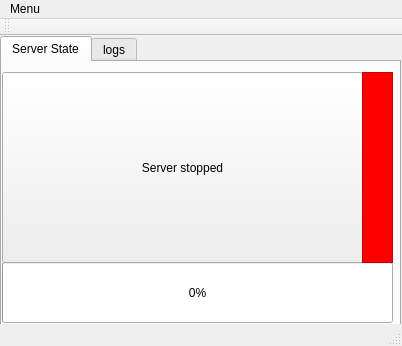
<?xml version="1.0" encoding="UTF-8"?>
<ui version="4.0">
 <class>MainWindow</class>
 <widget class="QMainWindow" name="MainWindow">
  <property name="geometry">
   <rect>
    <x>0</x>
    <y>0</y>
    <width>402</width>
    <height>346</height>
   </rect>
  </property>
  <property name="minimumSize">
   <size>
    <width>402</width>
    <height>346</height>
   </size>
  </property>
  <property name="maximumSize">
   <size>
    <width>402</width>
    <height>346</height>
   </size>
  </property>
  <property name="windowTitle">
   <string>UTJS Server</string>
  </property>
  <property name="iconSize">
   <size>
    <width>32</width>
    <height>32</height>
   </size>
  </property>
  <widget class="QWidget" name="centralWidget">
   <widget class="QTabWidget" name="tabWidget">
    <property name="geometry">
     <rect>
      <x>0</x>
      <y>0</y>
      <width>401</width>
      <height>291</height>
     </rect>
    </property>
    <property name="currentIndex">
     <number>0</number>
    </property>
    <widget class="QWidget" name="tab">
     <attribute name="title">
      <string>Server State</string>
     </attribute>
     <widget class="QProgressBar" name="progressBar">
      <property name="geometry">
       <rect>
        <x>0</x>
        <y>200</y>
        <width>391</width>
        <height>61</height>
       </rect>
      </property>
      <property name="value">
       <number>0</number>
      </property>
     </widget>
     <widget class="QPushButton" name="pushButton">
      <property name="geometry">
       <rect>
        <x>0</x>
        <y>10</y>
        <width>361</width>
        <height>191</height>
       </rect>
      </property>
      <property name="styleSheet">
       <string notr="true">alternate-background-color: rgb(255, 0, 0);</string>
      </property>
      <property name="text">
       <string>Server stopped</string>
      </property>
     </widget>
     <widget class="QFrame" name="frame">
      <property name="geometry">
       <rect>
        <x>360</x>
        <y>10</y>
        <width>31</width>
        <height>191</height>
       </rect>
      </property>
      <property name="cursor">
       <cursorShape>ForbiddenCursor</cursorShape>
      </property>
      <property name="styleSheet">
       <string notr="true">background-color: red</string>
      </property>
      <property name="frameShape">
       <enum>QFrame::StyledPanel</enum>
      </property>
      <property name="frameShadow">
       <enum>QFrame::Raised</enum>
      </property>
     </widget>
    </widget>
    <widget class="QWidget" name="tab_2">
     <attribute name="title">
      <string>logs</string>
     </attribute>
     <widget class="QTextBrowser" name="textBrowser">
      <property name="geometry">
       <rect>
        <x>60</x>
        <y>0</y>
        <width>331</width>
        <height>261</height>
       </rect>
      </property>
     </widget>
     <widget class="QPushButton" name="pushButton_2">
      <property name="geometry">
       <rect>
        <x>0</x>
        <y>0</y>
        <width>61</width>
        <height>261</height>
       </rect>
      </property>
      <property name="text">
       <string>Read</string>
      </property>
     </widget>
    </widget>
   </widget>
  </widget>
  <widget class="QMenuBar" name="menuBar">
   <property name="geometry">
    <rect>
     <x>0</x>
     <y>0</y>
     <width>402</width>
     <height>23</height>
    </rect>
   </property>
   <widget class="QMenu" name="menuFiles">
    <property name="title">
     <string>Menu</string>
    </property>
    <addaction name="actionImport_trains"/>
    <addaction name="actionImport_changes"/>
    <addaction name="actionErase_cache"/>
    <addaction name="actionRead_logs"/>
    <addaction name="actionExit"/>
   </widget>
   <addaction name="menuFiles"/>
  </widget>
  <widget class="QToolBar" name="mainToolBar">
   <attribute name="toolBarArea">
    <enum>TopToolBarArea</enum>
   </attribute>
   <attribute name="toolBarBreak">
    <bool>false</bool>
   </attribute>
  </widget>
  <widget class="QStatusBar" name="statusBar"/>
  <action name="actionImport_trains">
   <property name="text">
    <string>Import trains</string>
   </property>
  </action>
  <action name="actionImport_changes">
   <property name="text">
    <string>Import orders</string>
   </property>
  </action>
  <action name="actionExit">
   <property name="text">
    <string>Exit</string>
   </property>
  </action>
  <action name="actionErase_cache">
   <property name="text">
    <string>Erase cache</string>
   </property>
  </action>
  <action name="actionRead_logs">
   <property name="text">
    <string>Erase logs</string>
   </property>
  </action>
 </widget>
 <layoutdefault spacing="6" margin="11"/>
 <resources/>
 <connections/>
</ui>
